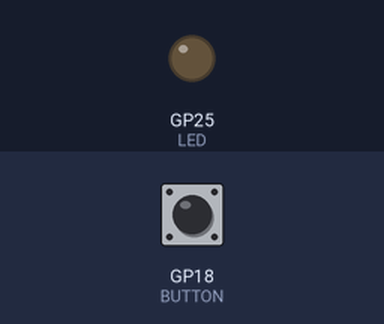
The program below on a simulated Raspberry Pi Pico running MicroPython. On the bench: output pins drawn as LEDs (lit = HIGH). The inputs (shaded band) are chosen by the test bench; at power-on: GP18 (BUTTON) LOW. What the program prints to the serial console is not drawn.

Above: at 1.2 s.
1.3 s: GP18 (BUTTON) pulled HIGH for 0.15 s
At 1.37 s:
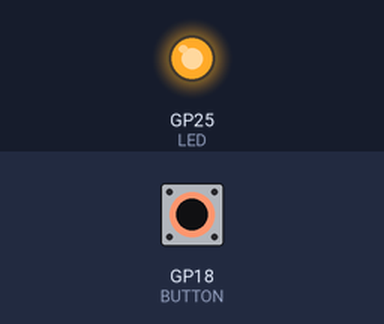
2.9 s: GP18 (BUTTON) pulled HIGH for 3.2 s
At 7.0 s:
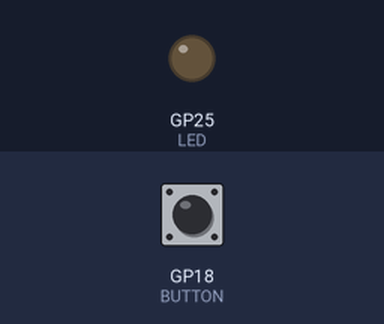
Timing chart, 0 to 8.5 s (numbered marks = the images above; inputs shaded):
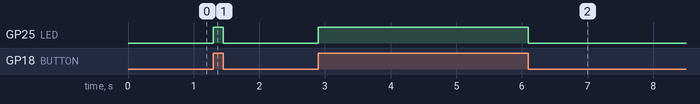

The program:

Project_01_Control_LED_On_and_Off_with_Button.py
```python
import machine

LED = machine.Pin(25,machine.Pin.OUT)
BUTTON = machine.Pin(18,machine.Pin.IN)

while True:
    val = BUTTON.value()
    print(val)
    if val == 1:
        LED.value(1)
    else:
        LED.value(0)
```

Measured:
- after the input at 1.3 s, GP25 (LED): LOW → HIGH at once, → LOW 0.15 s later
- after the input at 2.9 s, GP25 (LED): LOW → HIGH at once, → LOW 3.2 s later
